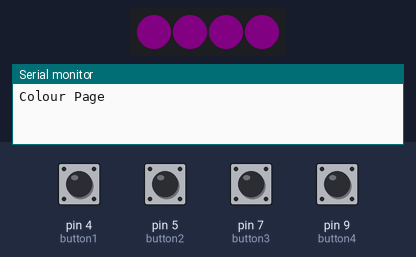
The sketch below on a simulated Arduino Uno, built with avr-gcc and run on an emulated ATmega328P. Shown: 4 RGB LEDs in strip order, left to right, the last lines printed to the serial monitor. The inputs (shaded band) are chosen by the test bench; at power-on: pin 4 (button1), pin 5 (button2), pin 7 (button3), pin 9 (button4) HIGH. Dim RGB values are drawn brighter than linear; MIDI output is not drawn.

Above: at 1.2 s.
1.3 s: pin 9 (button4) pulled LOW for 0.15 s
At 3.5 s:
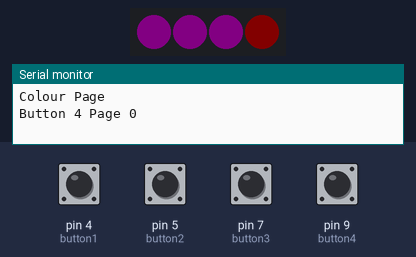
4.4 s: pin 4 (button1) pulled LOW for 1 s
At 6.6 s:
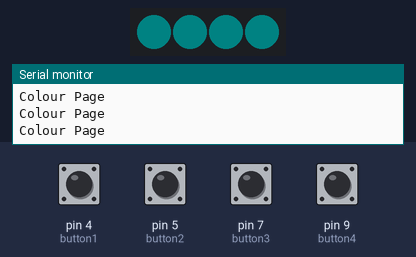
7.5 s: pin 5 (button2) pulled LOW for 1 s
At 8.47 s:
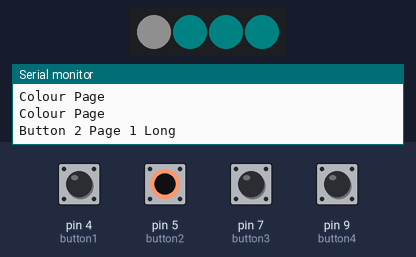
10.1 s: pin 7 (button3) pulled LOW for 1 s
At 11.07 s:
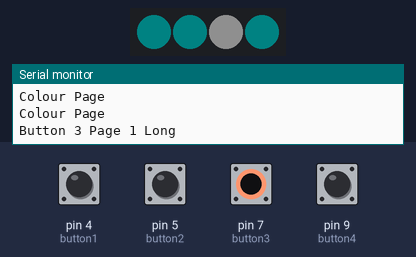
12.7 s: pin 9 (button4) pulled LOW for 1 s
At 13.67 s:
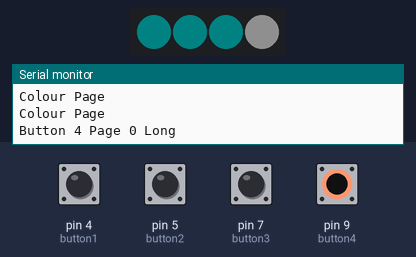
Timing chart, 0 to 15.8 s (numbered marks = the images above; inputs shaded):
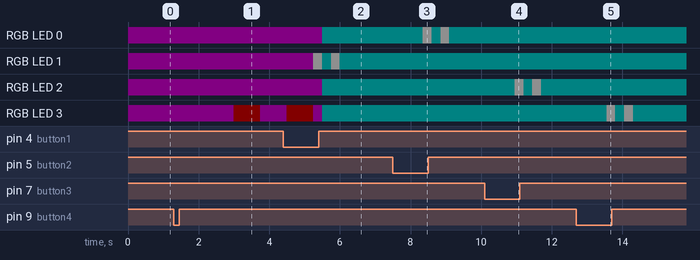

Measured:
- after the input at 1.3 s, RGB LED 3: RGB(6, 0, 6) → RGB(6, 0, 0) after 1.7 s, → RGB(6, 0, 6) 0.75 s later
- after the input at 7.5 s, RGB LED 0: alternates RGB(15, 15, 15) for 0.25 s and RGB(0, 6, 6) for 0.25 s, 4 changes in all, then stays RGB(0, 6, 6), starting after 0.85 s
- after the input at 10.1 s, RGB LED 2: alternates RGB(15, 15, 15) for 0.25 s and RGB(0, 6, 6) for 0.25 s, 4 changes in all, then stays RGB(0, 6, 6), starting after 0.85 s
- after the input at 12.7 s, RGB LED 3: alternates RGB(15, 15, 15) for 0.25 s and RGB(0, 6, 6) for 0.25 s, 4 changes in all, then stays RGB(0, 6, 6), starting after 0.85 s

The sketch:

midi-stomptroller.ino
```cpp
#include <OneButton.h>
#include <MIDI.h>
#include <Adafruit_NeoPixel.h>
#include <NoDelay.h>

void setBlink(int n, int repeat=1);
void updateBlink();
void updateBPM();

/**  Button Config
      ---------
      | 1    2 |
      |        |
      |        |
      | 3    4 |
      ---------
*/

// configure button pins
OneButton button1(4, true, true);
OneButton button2(5, true, true);
OneButton button3(7, true, true);
OneButton button4(9, true, true);

// Create and bind the MIDI interface to the default hardware Serial port
MIDI_CREATE_DEFAULT_INSTANCE();
const int MIDI_Base = 1;

// configure Neopixel LED's
const int PIN = 10;
const int NUMPIXELS = 4;
const int neoBrightness = 15;

/** Mapping for NeoPixels to button
  Mapping below matches the included schematic
  <button number> = <NeoPixel address>;
*/
const int neoButton1 = 2;
const int neoButton2 = 1;
const int neoButton3 = 3;
const int neoButton4 = 4;

//Create pixles object
Adafruit_NeoPixel pixels(NUMPIXELS, PIN, NEO_GRB + NEO_KHZ800);

//Var to handle page state
int page = 0;

//Define colours
int page0 [3]      = {100, 0, 100};
int page1 [3]      = {0, 100, 100};
int blinkColour[3] = {255, 255, 255};
int bpmColour[3]   = {100, 0, 0};

//Timimng interval vars
int blinkState[4] = {0, 0, 0, 0};
noDelay blinkTime(250, updateBlink, false);

//BPM interval vars
bool blinkBPM_State = true;
int  bpmLED         = neoButton4;
long lastPress      = millis();

noDelay bpmTime(500, updateBPM, false);

void setup() {
  Serial.begin(9600);

  // button 1
  button1.attachClick(button1Press);
  button1.attachLongPressStart(button1LongPressStart);

  // button 2
  button2.attachClick(button2Press);
  button2.attachLongPressStart(button2LongPressStart);

  // button 3
  button3.attachClick(button3Press);
  button3.attachLongPressStart(button3LongPressStart);

  // button 4
  button4.attachClick(button4Press);
  button4.attachLongPressStart(button4LongPressStart);

  // MIDI setup
  MIDI.begin();

  // Pixel Setup
  pixels.begin();
  pixels.setBrightness(neoBrightness);
  colourPage();

}

void loop() {
  button1.tick();
  button2.tick();
  button3.tick();
  button4.tick();

  blinkTime.update();
  bpmTime.update();
}


//BUTTON EVENT CONFIGS

// button 1 Events
void button1Press() {
  switch (page) {

    //Page 0
    case 0:
      Serial.write("Button 1 Page 0 \n");

      // Snapshot 1
      MIDI.sendControlChange(69, 0, MIDI_Base);
      break;

    //Page 1
    case 1:
      Serial.write("Button 1 Page 1 \n");

      //Note D2 ON
      MIDI.sendNoteOn(38, 127, MIDI_Base);
      break;
  }
  setBlink(neoButton1);
}

void button1LongPressStart() {
  Serial.write("Button 1 Long \n");

  // Switch Page
  if (page == 0) {
    stopBPM();
    page = 1;
  } else {
    page = 0;
  }
  setBlink(neoButton1, 2);
}


// button 2 Events
void button2Press() {
  switch (page) {

    //Page 0
    case 0:
      Serial.write("Button 2 Page 0 \n");

      // Snapshot 2
      MIDI.sendControlChange(69, 1, MIDI_Base);
      break;

    //Page 1
    case 1:
      Serial.write("Button 2 Page 1 \n");

      //Note D#2 ON
      MIDI.sendNoteOn(39, 127, MIDI_Base);
      break;
  }
  setBlink(neoButton2);
}

void button2LongPressStart() {
  switch (page) {

    //Page 0
    case 0:
      Serial.write("Button 2 Page 0 Long \n");

      // FS5
      MIDI.sendControlChange(72, 127, MIDI_Base);
      break;

    //Page 1
    case 1:
      Serial.write("Button 2 Page 1 Long \n");

      // FS5
      MIDI.sendControlChange(72, 127, MIDI_Base);
      break;
  }
  setBlink(neoButton2,2);
}

// button 3 Events
void button3Press() {
  switch (page) {

    //Page 0
    case 0:
      Serial.write("Button 3 Page 0 \n");

      // Snapshot 3
      MIDI.sendControlChange(69, 2, MIDI_Base);
      break;

    //Page 1
    case 1:
      Serial.write("Button 3 Page 1 \n");

      //Note E2 ON
      MIDI.sendNoteOn(40, 127, MIDI_Base);
      break;
  }
  setBlink(neoButton3);
}

void button3LongPressStart() {
  switch (page) {

    //Page 0
    case 0:
      Serial.write("Button 3 Page 0 Long\n");

      // Next Footswitch Mode
      MIDI.sendControlChange(71, 4, MIDI_Base);
      break;

    //Page 1
    case 1:
      Serial.write("Button 3 Page 1 Long\n");

      //Note C3 ON
      MIDI.sendNoteOn(48, 127, MIDI_Base);
      break;
  }
  setBlink(neoButton3,2);
}


// button 4 Events
void button4Press() {
  switch (page) {

    //Page 0
    case 0:
      Serial.write("Button 4 Page 0 \n");

      // Tap tempo
      MIDI.sendControlChange(64, 127, MIDI_Base);
      pressBPM();
      break;

    //Page 1
    case 1:
      Serial.write("Button 4 Page 1 \n");

      //Note C#3 ON
      MIDI.sendNoteOn(49, 127, MIDI_Base);
      setBlink(neoButton4);
      break;
  }
}

void button4LongPressStart() {
  switch (page) {

    //Page 0
    case 0:
      Serial.write("Button 4 Page 0 Long \n");

      stopBPM();
      // show tuner
      MIDI.sendControlChange(68, 0, MIDI_Base);
      break;

    //Page 1
    case 1:
      Serial.write("Button 4 Page 0 Long \n");

      // show tuner
      MIDI.sendControlChange(68, 0, MIDI_Base);
      break;
  }
  setBlink(neoButton4,2);
}


//FUNCTIONS FOR INTERNALS

//Set colour for page
void colourPage() {
  Serial.write("Colour Page \n");
  uint32_t colour;

  if (page == 1) {

    colour = pixels.Color(page1[0], page1[1], page1[2]);
    pixels.fill(colour);

  } else {

    colour = pixels.Color(page0[0], page0[1], page0[2]);
    pixels.fill(colour);
  }
  pixels.show();
}

//Set blink value in blinkState array
void setBlink(int n, int repeat) {
  blinkState[n-1] = repeat * 2;
  updateBlink();
}

//Use blinkState to update page
void updateBlink() {

  bool blinkActive = false;

  for (int i = 0; i < (sizeof(blinkState) / sizeof(blinkState[0])); i++){

    //If off state
    if (blinkState[i] == 0) {
      continue;
    }
    //On State
    else if (blinkState[i] % 2 == 0) {

      blinkActive = true;
      pixels.setPixelColor(i, pixels.Color(blinkColour[0], blinkColour[1], blinkColour[2]));
      pixels.show();
    }
    //Blink is off but more to come (repeated)
    else {

      blinkActive = true;
      colourPage();
    }
    //Decrease count
    blinkState[i] = blinkState[i] -1;
  }

  //Restart timer if a blink left
  if (blinkActive == true) {

    blinkTime.start();
  }
  else {
    blinkTime.stop();
  }
}

//Flash BPM Led based on state
void updateBPM() {

  //On page 0 only
  if (page == 0){

    if (blinkBPM_State == true) {
      blinkBPM_State = false;
      pixels.setPixelColor(bpmLED - 1, page0[0], page0[1], page0[2]);
    }
    else if (blinkBPM_State == false) {
      blinkBPM_State = true;
      pixels.setPixelColor(bpmLED - 1, bpmColour[0], bpmColour[1], bpmColour[2]);
    }
    pixels.show();
  }
}

//Handle press of bpm switch
void pressBPM() {
  long now = millis();
  long diff = now - lastPress;

  if (diff < 3000) {
    bpmTime.setdelay(diff/2);
    bpmTime.start();
  }

  lastPress = now;
}

//End bpm timer and update page
void stopBPM(){
  bpmTime.stop();
  colourPage();
}
```
